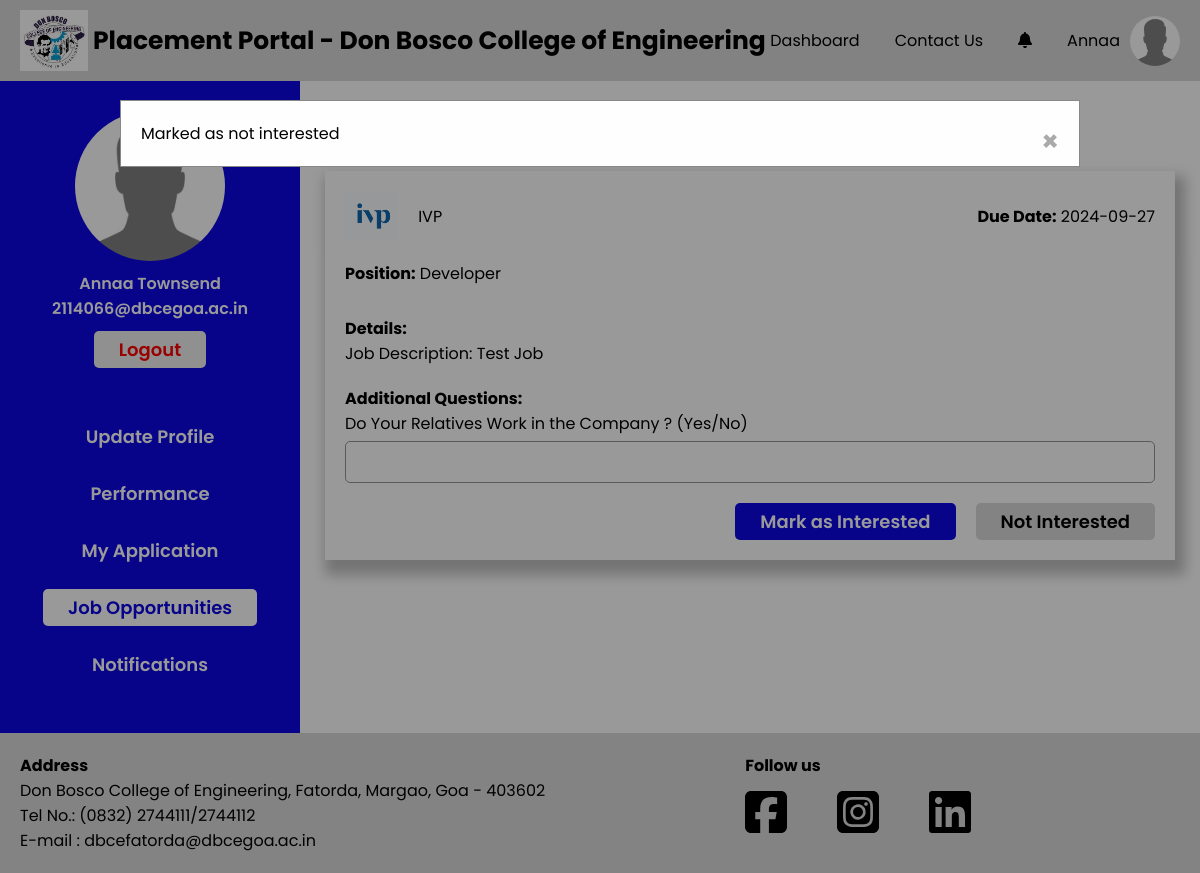
The page /Students/job-opportunities-detail.php?jid=79&interest=0 (signed in) on the database its author committed.
### tables this page shows
CREATE TABLE `student` (
  `S_College_Email` varchar(255) NOT NULL,
  `S_Fname` varchar(255) NOT NULL,
  `S_Mname` varchar(255) NOT NULL,
  `S_Lname` varchar(255) NOT NULL,
  `S_Personal_Email` varchar(255) NOT NULL,
  `S_Address` text NOT NULL,
  `S_Phone_no` varchar(20) NOT NULL,
  `S_Roll_no` varchar(50) NOT NULL,
  `S_PR_No` varchar(50) NOT NULL,
  `S_10th_Perc` decimal(5,2) NOT NULL,
  `S_12th_Perc` decimal(5,2) NOT NULL,
  `S_Password` varchar(255) NOT NULL,
  `S_Resume` varchar(255) NOT NULL,
  `S_Profile_pic` varchar(255) NOT NULL,
  `S_10th_marksheet` varchar(255) NOT NULL,
  `S_12th_marksheet` varchar(255) NOT NULL,
  `S_Class_id` int(11) DEFAULT NULL,
  `S_Year_of_Admission` year(4) NOT NULL,
  `Gender` varchar(1) NOT NULL,
  `PLACED` int(10) NOT NULL DEFAULT 0,
  `registration_complete` tinyint(4) NOT NULL DEFAULT 0
);

CREATE TABLE `company` (
  `C_id` int(11) NOT NULL,
  `C_Name` varchar(255) NOT NULL,
  `C_Logo` varchar(255) DEFAULT NULL,
  `C_Domain` varchar(255) DEFAULT NULL,
  `C_Scope` varchar(255) DEFAULT NULL,
  `C_Description` text DEFAULT NULL,
  `C_Location` varchar(255) DEFAULT NULL,
  `C_Website` varchar(255) DEFAULT NULL,
  `C_HR_name` varchar(255) DEFAULT NULL,
  `C_HR_email` varchar(255) DEFAULT NULL,
  `C_HR_phone` varchar(20) DEFAULT NULL,
  `C_Date_of_Reg` date DEFAULT current_timestamp(),
  `C_PC_Email` varchar(255) DEFAULT NULL
);

CREATE TABLE `jobplacements` (
  `J_id` int(11) NOT NULL,
  `J_Position` varchar(255) NOT NULL,
  `J_Backlogs_allowed` tinyint(1) DEFAULT NULL,
  `J_Description` text DEFAULT NULL,
  `J_Due_date` date DEFAULT NULL,
  `J_Offered_salary` varchar(255) NOT NULL,
  `J_Req_cgpa` decimal(4,2) DEFAULT NULL,
  `J_No_of_posts` int(11) DEFAULT NULL,
  `Accept_Responses` tinyint(4) NOT NULL DEFAULT 1
);

CREATE TABLE `questions` (
  `Question_ID` int(11) NOT NULL,
  `Question_Text` varchar(255) NOT NULL,
  `Is_Deleted` tinyint(1) DEFAULT 0
);

### Students/job-opportunities-detail.php (the view, shortened to what this page needs)
<?php
global $conn;
?>
<!DOCTYPE html>
<html lang="en">
<head>
    <?php include './head.php' ?>
    <link rel="stylesheet" href="./css/job-opportunities-detail.css">
</head>
<body>
    <div id="wrapper">
        <?php include './header.php' ?>
        <div class="container">
            <?php include './sidebar.php' ?>
            <div class="main-container">
                <h2 class="main-container-heading"><a href="./job-opportunities.php"><i class="fa-solid fa-arrow-left fa-lg" style="color: #000000;"></i></a>
                    Job Opportunities</h2>
                <div class="sections">
                    <?php
                    $job_id = $_GET['jid'];
                    global $conn;
                    $fetchJobDetailQuery = "SELECT C.C_Name as cname, C.C_Logo clogo, P.J_Due_date duedate, P.J_Position position, P.J_Description description, A.Interest interest
                                            FROM company as C
                                            INNER JOIN jobposting as J ON J.C_id = C.C_id
                                            INNER JOIN jobplacements as P ON P.J_id = J.J_id
                                            INNER JOIN jobapplication as A ON A.J_id = P.J_id
                                            WHERE P.J_Due_date >= CURRENT_DATE AND J.J_id = ? AND A.S_College_Email = ?";
                    $fetchJobDetail = $conn->prepare($fetchJobDetailQuery);
                    $fetchJobDetail->bind_param("is", $job_id, $_SESSION["user_email"]);
                    $fetchJobDetail->execute();
                    $result = $fetchJobDetail->get_result();
                    while ($row = $result->fetch_assoc()) {
                        echo '<div class="company-container">
                                <div class="company-logo-container">
                                    <img src="../Data/Companies/Company_Logo/' . $row['clogo'] . '" alt="">
                                    <p>' . $row['cname'] . '</p>
                                </div>
                                <p><strong>Due Date:</strong> ' . $row['duedate'] . '</p>
                            </div>
                            <p class="position"><strong>Position:</strong> ' . $row['position'] . '</p>
                            <p class=""><strong>Details:</strong></p>
                            <p>Job Description: ' . $row['description'] . '</p>
                            <p class="" style="margin-top:20px;"><strong>Additional Questions:</strong></p>
                            <form method="POST" action="">
                                <input type="hidden" name="jid" value="' . $job_id . '">
                                <input type="hidden" name="interest" value="1">
                                <div class="add-questions">';
                                $fetchQuestionsQuery = "SELECT Q.Question_ID as question_id, Q.Question_Text as question_text
                                                        FROM jobquestions as JQ
                                                        INNER JOIN Questions as Q ON JQ.Question_ID = Q.Question_ID
                                                        WHERE JQ.Job_ID = ?";
                                $fetchQuestions = $conn->prepare($fetchQuestionsQuery);
                                $fetchQuestions->bind_param("i", $job_id);
                                $fetchQuestions->execute();
                                $questionsResult = $fetchQuestions->get_result();
                                while ($questionRow = $questionsResult->fetch_assoc()) {
                                    echo '<div class="inputbox">
                                            <label for="">' . htmlspecialchars($questionRow['question_text']) . '</label>
                                            <input type="text" name="answers[]" value="">
                                            <input type="hidden" name="question_ids[]" value="' . $questionRow['question_id'] . '">
                                          </div>';
                                }
                                echo '</div>';
                        if ($row['interest'] == 0) {
                            echo '<div class="interest-button-container">
                                    <button type="submit" id="myBtn" class="interested">Mark as Interested</button>
                                    <a href="./job-opportunities-detail.php?jid=' . $job_id . '&interest=0" class="not-interested">Not Interested</a>
                                  </div>';
                        } else {
                            echo '<div class="interest-button-container">
                                    <a href="./job-opportunities-detail.php?jid=' . $job_id . '&interest=0" class="not-interested">Not Interested</a>
                                  </div>';
                        }
                    }
                    ?>
                </div>
            </div>
        </div>
        <div id="notInterestedModal" class="modal">
            <div class="modal-content">
                <span class="close">&times;</span>
                <p>Marked as not interested</p>
            </div>
        </div>
    </div>
    <?php include './footer.php' ?>
</body>
</html>

### Students/header.php (shortened to what this page needs)
<header>
    <div class="header-container">
        <div class="left-part">
            <img src="../Assets/dbce-logo.jpeg" alt="" class="logo">
            <h2>Placement Portal - Don Bosco College of Engineering</h2>
        </div>
        <ul class="right-part">
            <a href="./dashboard.php">
                <li>Dashboard</li>
            </a>
            <a href="../student-support.php">
                <li>Contact Us</li>
            </a>
            <div class="notifications">
                <a href="./notifications.php">
                    <i class="fa-solid fa-bell"></i></a>
            </div>
            <a href="./my-profile.php">
                <li class="profile-container">
                    <?php
                    global $conn;
                    $fetchUserQuery = "SELECT S_Fname,S_Profile_pic from student where S_College_Email = ?";
                    $fetchUser = $conn->prepare($fetchUserQuery);
                    $fetchUser->bind_param("s", $_SESSION["user_email"]);
                    $fetchUser->execute();
                    $result = $fetchUser->get_result();
                    $row = $result->fetch_assoc();
                    echo '<span>' . $row["S_Fname"] . '</span>
                        <img src="../Data/Students/Profile_Images/' . $row["S_Profile_pic"] . '" alt="">';
                    ?>
                </li>
            </a>
        </ul>
    </div>
</header>

### Students/sidebar.php (shortened to what this page needs)
<?php
global $conn;
if (isset($_SESSION["user_type"]) && isset($_SESSION["user_email"])) {
    $useremail = $_SESSION["user_email"];
    $fetchStudentQuery = "SELECT S_Fname, S_Lname, S_Profile_pic FROM student WHERE S_College_Email = ?";
    $fetchStudent = $conn->prepare($fetchStudentQuery);
    $fetchStudent->bind_param("s", $useremail);
    $fetchStudent->execute();
    $result = $fetchStudent->get_result();
    if ($result->num_rows > 0) {
        $userInfo = $result->fetch_assoc();
        $userName = htmlspecialchars($userInfo['S_Fname'] . ' ' . $userInfo['S_Lname']);
        $userProfilePic = htmlspecialchars($userInfo['S_Profile_pic']);
        $userEmail = htmlspecialchars($useremail);
        echo '<div class="side-bar-container">
                        <div class="fixed-container">
                            <div class="top-container">
                                <img src="../Data/Students/Profile_Images/'. $userProfilePic . '" alt="'.$userProfilePic.'">
                                <p>' . $userName . '</p>
                                <p>' . $userEmail . '</p>
                                <a href="../logout.php"><button>Logout</button></a>
                            </div>
                            <div class="bottom-container">
                                <a href="./my-profile.php"><button id="myprofile">Update Profile</button></a>
                                <a href="./performance-and-metrics.php"><button id="performance">Performance</button></a>
                                <a href="./my-applications.php"><button id="myapplications">My Application</button></a>
                                <a href="./job-opportunities.php"><button id="jobopportunities">Job Opportunities</button></a>
                                <a href="./notifications.php"><button id="notifications">Notifications</button></a>
                            </div>
                        </div>
                    </div>';
    } else {
    }
} else {
    echo "Session variables not set.";
}

### Students/css/header.css (style rules this page uses)
header { padding: 10px 20px; background-color: var(--primary-grey); }
.header-container { display: flex; justify-content: space-between; }
.left-part { display: flex; align-items: center; gap: 5px; user-select: none; }
.notifications { position: relative; cursor: pointer; }
.left-part > img { width: 68px; }
.left-part > h2 { font-size: 25px; }
.right-part { list-style-type: none; display: flex; align-items: center; gap: 35px; }
.right-part li { cursor: pointer; }
.profile-container { display: flex; align-items: center; gap: 10px; }
.profile-container > img { width:50px; height: 50px; border-radius: 50%; }

### Students/css/footer.css (style rules this page uses)
a { all: unset; }

### Students/css/sidebar.css (style rules this page uses)
.side-bar-container { width: 25%; background-color: var(--primary-blue); padding-bottom: 50px; }
.fixed-container { position: -webkit-sticky; position: sticky; top: 30px; }
.top-container { margin-top: 30px; display: flex; flex-direction: column; align-items: center; }
.top-container img { width: 150px; height: 150px; border-radius: 50%; margin-bottom: 10px; }
.top-container p { color: var(--primary-white); font-weight: 600; }
.top-container button { margin-top: 10px; padding-block: 5px; padding-inline: 25px; border-radius: 5px; border: none; font-weight: 600; font-size: 18px; cursor: pointer; color: red; }
.bottom-container { margin-top: 50px; display: flex; flex-direction: column; align-items: center; gap: 20px; }
.bottom-container button { padding: 5px 25px; border-radius: 5px; border: none; font-weight: 600; font-size: 18px; cursor: pointer; color: var(--primary-white); background-color: var(--primary-blue); }

### root.css (style rules this page uses)
*,*::after,*::before { padding: 0; margin: 0; box-sizing: border-box; font-family: "Poppins", sans-serif; }
:root { --primary-blue : #0C07E4; --primary-grey : #d9d9d9; --primary-white : white; --primary-red : #FB1616; --secondary-grey : #969696; }

### Students/css/job-opportunities-detail.css (style rules this page uses)
*,*::after,*::before { padding: 0; margin: 0; box-sizing: border-box; font-family: "Poppins", sans-serif; }
:root { --primary-blue : #0C07E4; --primary-grey : #d9d9d9; --primary-white : white; }
#wrapper { position: relative; }
.container { width: 100%; display:flex ; }
#jobopportunities { color: var(--primary-blue); background-color: var(--primary-white); }
.main-container { width: 75%; padding: 25px; margin-bottom: 50px; }
.main-container-heading > a { cursor: pointer; }
.sections { position: relative; margin-top: 30px; box-shadow: 5px 10px 12.3px 5px rgba(0, 0, 0, .25); padding: 20px; margin-bottom: 50px; }
.company-logo-container > img { height: 50px; }
.company-logo-container { display: flex; align-items: center; gap: 20px; }
.company-container { display: flex; justify-content: space-between; align-items: center; }
.position { margin-top: 20px; margin-bottom: 30px; }
.sections button { margin-top: 10px; padding-block: 5px; padding-inline: 25px; border-radius: 5px; border: none; font-weight: 600; font-size: 18px; cursor: pointer; }
.not-interested { background-color: var(--primary-grey); }
.interested { background-color: var(--primary-blue); color: var(--primary-white); }
.interest-button-container { width: 100%; display: flex; margin-top: 10px; justify-content: flex-end; gap: 20px; }
.interest-button-container > a { margin-top: 10px; padding-block: 5px; padding-inline: 25px; border-radius: 5px; border: none; font-weight: 600; font-size: 18px; cursor: pointer; }
.inputbox { margin-top: 10px; display:flex; flex-direction: column; }
.inputbox:nth-of-type(1) { margin-top: 0px; }
.inputbox input { border: 1px solid var(--secondary-grey); padding: 10px; border-radius: 5px; margin-top: 5px; outline: none; }
.inputbox input::placeholder { color:grey; }
.modal { display: none; position: fixed; z-index: 1; padding-top: 100px; left: 0; top: 0; width: 100%; height: 100%; overflow: auto; background-color: rgb(0,0,0); background-color: rgba(0,0,0,0.4); }
.modal-content { background-color: #fefefe; margin: auto; padding: 20px; border: 1px solid #888; width: 80%; }
.close { color: #aaaaaa; float: right; font-size: 28px; font-weight: bold; }

### rows shown on the page
student: S_Fname "Annaa", S_Profile_pic (placeholder picture), userName "Annaa Townsend"
company: C_Logo (picture), C_Name "IVP", jobplacements.J_Due_date "2024-09-27", jobplacements.J_Position "Developer", jobplacements.J_Description "Test Job"
questions: Question_Text "Do Your Relatives Work in the Company ? (Yes/No)"

### other values the page prints
$userEmail "2114066@dbcegoa.ac.in"
